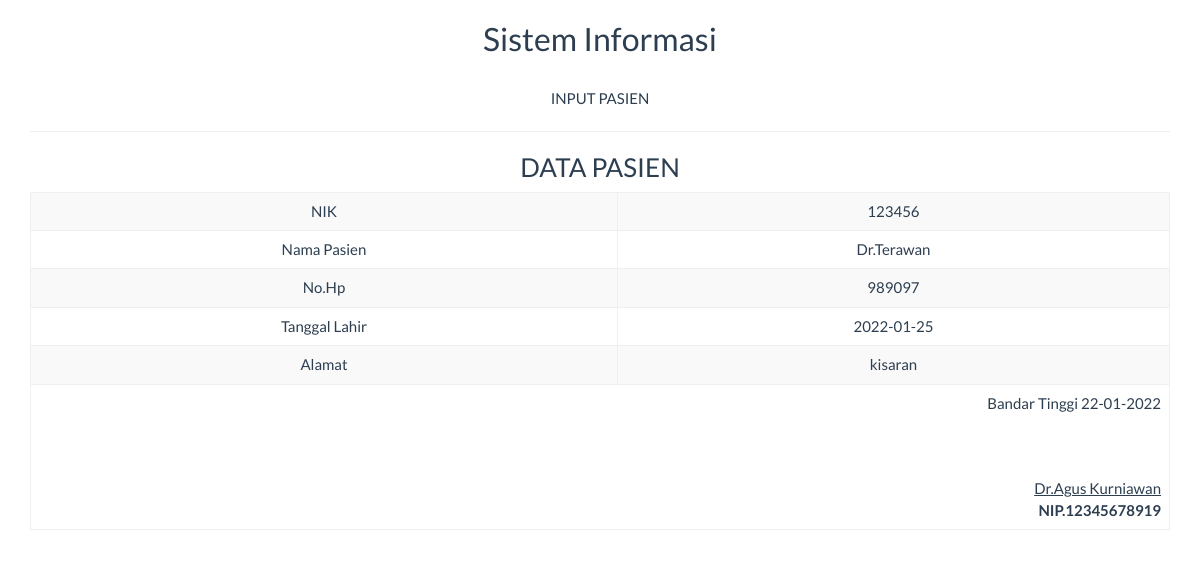
/report/pasien_satu.php?id=29, run on the app's committed database.
### tables this page shows
CREATE TABLE `tabel_pasien` (
  `nis` int(15) NOT NULL,
  `nama` varchar(50) NOT NULL,
  `kelas` int(5) NOT NULL,
  `tgl_lahir` date NOT NULL,
  `alamat` varchar(50) NOT NULL,
  `id` int(5) NOT NULL
);

### report/pasien_satu.php (the view, shortened to what this page needs)
<!DOCTYPE html>
<html>
    <head>
        <link href="../Assets/css/bootstrap.min.css" rel="stylesheet" type="text/css"/>
    </head>
    <body onload="print()">
        <?php
        include '../config/koneksi.php';
        $sql = "SELECT * FROM tabel_pasien WHERE id='" . $_GET ['id'] . "'";
        $query = mysqli_query($koneksi, $sql) or die("SQL Detail error");
        $data = mysqli_fetch_array($query);
        ?>
        <div class="container">
            <div class='row'>
                <div class="col-sm-12">
                    <div class="text-center">
                        <h2>Sistem Informasi</h2><br>INPUT PASIEN
                        <hr>
                        <h3>DATA PASIEN</h3>
                        <table class="table table-bordered table-striped table-hover">
                            <tbody>
								<tr>
                                    <td>NIK</td> <td><?= $data['nis'] ?></td>
                                </tr>
                                <tr>
                                    <td>Nama Pasien</td> <td><?= $data['nama'] ?></td>
                                </tr>
                                <tr>
                                    <td>No.Hp</td> <td><?= $data['kelas'] ?></td>
                                </tr>
                                <tr>
                                    <td>Tanggal Lahir</td> <td><?= $data['tgl_lahir'] ?></td>
                                </tr>
                                <tr>
                                    <td>Alamat</td> <td><?= $data['alamat'] ?></td>
                                </tr>
                            </tbody>
                            <tfoot>
                                <tr>
                                    <td colspan="2" class="text-right">
                                        Bandar Tinggi  <?= date("d-m-Y") ?>
                                        <br><br><br><br>
                                        <u>Dr.Agus Kurniawan<strong></u><br>
                                        NIP.12345678919
									</td>
								</tr>
							</tfoot>
                        </table>
                    </div>
                </div>
            </div>
    </body>
</html>

### data on the page
tabel_pasien: nis "123456", nama "Dr.Terawan", kelas "989097", tgl_lahir "2022-01-25", alamat "kisaran"
